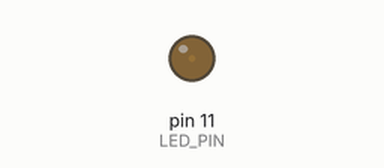
The sketch below on a simulated Arduino Uno, built with avr-gcc and run on an emulated ATmega328P. Shown: output pins drawn as LEDs (lit = HIGH).

Above: at 0.05 s.
At 1.4 s:
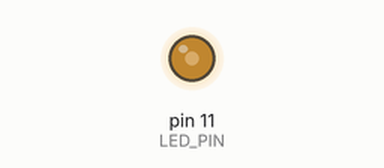
At 2.75 s:
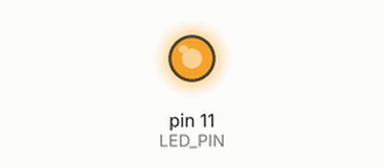
At 5.5 s:
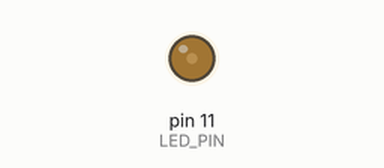
Timing chart, 0 to 8.0 s (numbered marks = the images above):
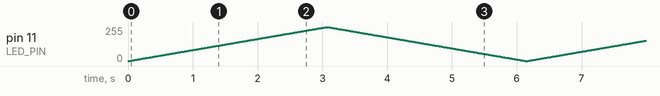

The sketch:

pwm_analog_write.ino
```cpp
int LED_PIN = 11;

void setup() {
  pinMode(LED_PIN, OUTPUT);
}

// Same fade as pwm_soft_fade — but the hardware timer handles the pulsing.
// The MCU just sets the duty cycle and moves on.
void loop() {
  for (int b = 0;   b <= 255; b++) { analogWrite(LED_PIN, b); delay(12); }
  for (int b = 255; b >= 0;   b--) { analogWrite(LED_PIN, b); delay(12); }
}
```
